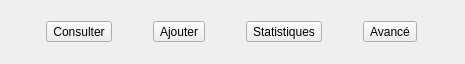
         <widget class="QWidget" name="horizontalLayoutWidget_7">
          <property name="geometry">
           <rect>
            <x>488</x>
            <y>22</y>
            <width>465</width>
            <height>64</height>
           </rect>
          </property>
          <layout class="QHBoxLayout" name="horizontalLayout_13">
           <item>
            <widget class="QToolButton" name="btnConsulterMachines">
             <property name="toolTip">
              <string>Consulter</string>
             </property>
             <property name="text">
              <string>Consulter</string>
             </property>
             <property name="icon">
              <iconset resource="img.qrc">
               <normaloff>:/img/search.svg</normaloff>:/img/search.svg</iconset>
             </property>
             <property name="iconSize">
              <size>
               <width>24</width>
               <height>24</height>
              </size>
             </property>
             <property name="toolButtonStyle">
              <enum>Qt::ToolButtonStyle::ToolButtonTextUnderIcon</enum>
             </property>
            </widget>
           </item>
           <item>
            <widget class="QToolButton" name="btnAjouterMachines">
             <property name="toolTip">
              <string>Ajouter</string>
             </property>
             <property name="text">
              <string>Ajouter</string>
             </property>
             <property name="icon">
              <iconset resource="img.qrc">
               <normaloff>:/img/add.svg</normaloff>:/img/add.svg</iconset>
             </property>
             <property name="iconSize">
              <size>
               <width>24</width>
               <height>24</height>
              </size>
             </property>
             <property name="toolButtonStyle">
              <enum>Qt::ToolButtonStyle::ToolButtonTextUnderIcon</enum>
             </property>
            </widget>
           </item>
           <item>
            <widget class="QToolButton" name="btnStatMachines">
             <property name="toolTip">
              <string>Statistiques</string>
             </property>
             <property name="text">
              <string>Statistiques</string>
             </property>
             <property name="icon">
              <iconset resource="img.qrc">
               <normaloff>:/img/chart.svg</normaloff>:/img/chart.svg</iconset>
             </property>
             <property name="iconSize">
              <size>
               <width>24</width>
               <height>24</height>
              </size>
             </property>
             <property name="toolButtonStyle">
              <enum>Qt::ToolButtonStyle::ToolButtonTextUnderIcon</enum>
             </property>
            </widget>
           </item>
           <item>
            <widget class="QToolButton" name="btnAvanceMachines">
             <property name="toolTip">
              <string>Avancé</string>
             </property>
             <property name="text">
              <string>Avancé</string>
             </property>
             <property name="icon">
              <iconset resource="img.qrc">
               <normaloff>:/img/settings.svg</normaloff>:/img/settings.svg</iconset>
             </property>
             <property name="iconSize">
              <size>
               <width>24</width>
               <height>24</height>
              </size>
             </property>
             <property name="toolButtonStyle">
              <enum>Qt::ToolButtonStyle::ToolButtonTextUnderIcon</enum>
             </property>
            </widget>
           </item>
          </layout>
         </widget>
